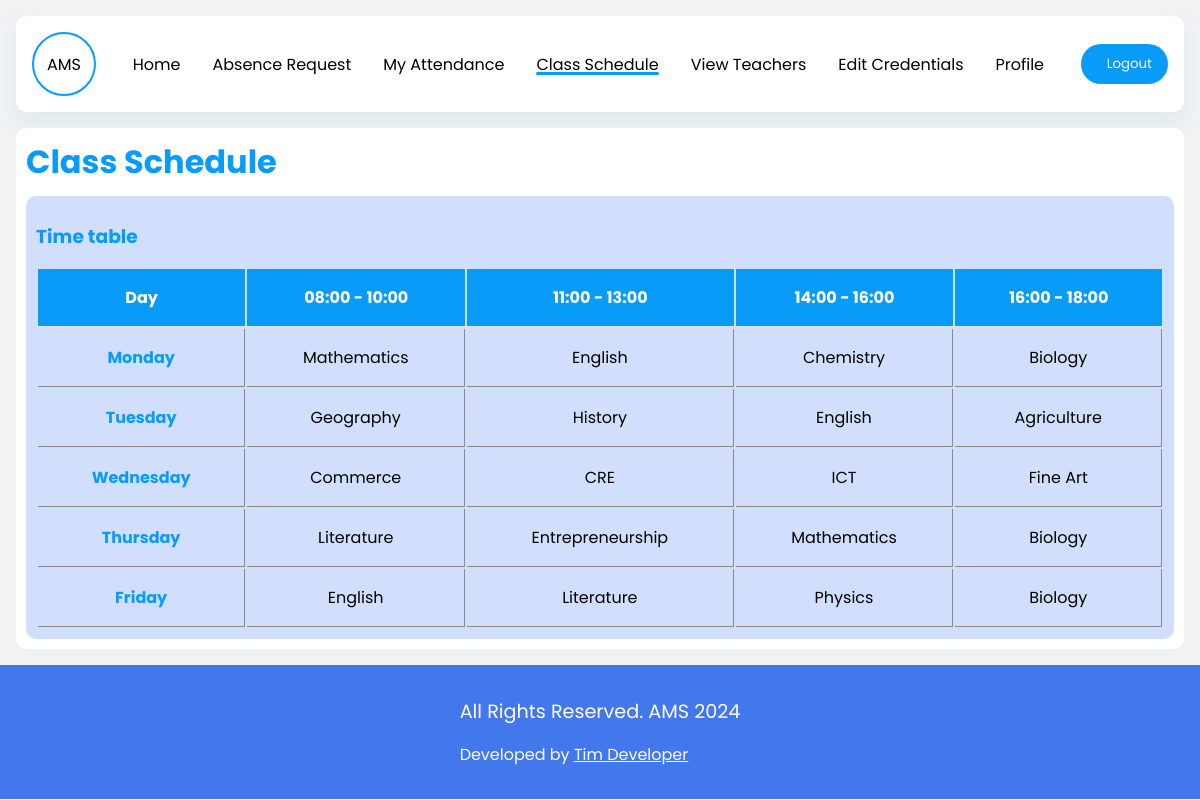
The page /std_account/timetable.php (signed in) on the database its author committed.
### functions.php (called while the page is built, shortened)
<?php
include "connection.php";
function fetchOleveTimeTable()
{
    global $conn;
    $sql = "SELECT * FROM `o-level`";
    $result = mysqli_query($conn, $sql);
    $olevelTableArray = [];
    while ($columns = mysqli_fetch_array($result)) {
        $olevelTableArray[] = $columns;
    }
    return $olevelTableArray;
}

### std_account/timetable.php (the view, shortened to what this page needs)
<?php
include "../functions.php";
$classID = $_SESSION['class_id'];
?>
<!DOCTYPE html>
<html lang="en">
<head>
    <link rel="stylesheet" href="../styles.css">
</head>
<body>
    <section class="student_acc">
        <nav class="std_nav">
            <div class="logo">
                <p>AMS</p>
            </div>
            <div class="nav-links">
                <a href="../student.php">Home</a>
                <a href="../std_account/absence_request.php">Absence Request</a>
                <a href="../std_account/my-attendance.php">My Attendance</a>
                <a href="timetable.php" class="active">Class Schedule</a>
                <a href="../std_account/view_teacher.php">View Teachers</a>
                <a href="../std_account/editacc.php">Edit Credentials</a>
                <a href="../std_account/profile.php">Profile</a>
            </div>
            <a href="../logout.php">
                <button><span class="iconify" data-icon="mingcute:power-fill"></span>Logout</button>
            </a>
        </nav>
        <div class="timetable">
            <h1 class="std-header">Class Schedule</h1>
            <div class="dash">
                <div class="tables">
                    <?php
                    if ($classID >= 1 && $classID <= 4) { ?>
                        <h3 style="color: var(--color-primary); margin: 1rem 0 1rem;">Time table</h3>
                        <table>
                            <tr>
                                <th>Day</th>
                                <th>08:00 - 10:00</th>
                                <th>11:00 - 13:00</th>
                                <th>14:00 - 16:00</th>
                                <th>16:00 - 18:00</th>
                            </tr>
                            <?php
                            $getOlevelTT = fetchOleveTimeTable();
                            foreach ($getOlevelTT as $olevel) :
                            ?>
                                <tr>
                                    <td class="bold"><?php echo $olevel['Day'] ?></td>
                                    <td><?php echo $olevel['subject_1'] ?></td>
                                    <td><?php echo $olevel['subject_2'] ?></td>
                                    <td><?php echo $olevel['subject_3'] ?></td>
                                    <td><?php echo $olevel['subject_4'] ?></td>
                                </tr>
                            <?php endforeach; ?>
                        </table>
                    <?php } ?>
                </div>
            </div>
        </div>
    </section>
    <?php include "../footer.php"; ?>
</body>
</html>

### styles.css (style rules this page uses)
* { margin: 0; border: 0; padding: 0; box-sizing: border-box; font-family: 'Poppins', sans-serif; }
a { text-decoration: none; }
:root { --box-shadow: 0 10px 1rem rgba(205, 231, 238, 0.5); --color-bg: #4378ec; --background: #f0f2f3; --color-white: #ffffff; --color-primary: #099BF8; --color-text-muted: #9e9292; --color-bg-secondary: #779be9; --pending-cards-bg: #d2dffc; --darker-tint_1: #5E3494; }
button { cursor: pointer; }
.std-header { font-size: 2rem; color: var(--color-primary); }
.student_acc { padding: 1rem; background: var(--background); overflow: hidden; position: relative; }
.student_acc .std_nav { width: 100%; background-color: var(--color-white); border-radius: 10px; padding: 1rem; display: flex; align-items: center; box-shadow: var(--box-shadow); transition: all 0.5s ease; justify-content: space-between; }
.student_acc .std_nav .logo { border-radius: 50%; height: 4rem; width: 4rem; display: flex; align-items: center; justify-content: center; border: 2px solid var(--color-primary); }
.student_acc .std_nav .nav-links { display: flex; position: relative; align-items: center; }
.student_acc .std_nav .nav-links a { text-decoration: none; color: #000; position: relative; }
.student_acc .std_nav .nav-links a::before { content: ''; width: 0; height: 3px; background-color: var(--color-primary); border-radius: 50px; top: 20px; transition: all 0.3s ease; position: absolute; }
.student_acc .std_nav .nav-links a.active::before { width: 100%; }
.student_acc .std_nav .nav-links a:not(:last-child) { margin-right: 2rem; }
.student_acc .std_nav button { padding: 10px 1rem; background-color: var(--color-primary); color: var(--color-white); display: flex; align-items: center; gap: 10px; border-radius: 50px; transition: all 0.5s ease; }
.student_acc #home .container .att_td td, th { text-align: center; padding: 1rem; border-bottom: 1px solid rgb(231, 226, 226); }
.timetable { background-color: var(--color-white); border-radius: 10px; margin-top: 1rem; display: flex; flex-direction: column; gap: 10rem; width: 100%; padding: 10px; }
.timetable .dash { width: 100%; display: flex; margin-top: -150px; border-radius: 10px; background-color: var(--pending-cards-bg); gap: 1rem; justify-content: space-between; }
.timetable .dash .tables { width: 100%; padding: 10px; }
.timetable .dash .tables table { width: 100%; }
.timetable .dash .tables table tr th { padding: 1rem; background-color: var(--color-primary); color: var(--color-white); }
.timetable .dash .tables table tr td { text-align: center; border-right: 1px solid rgb(145, 135, 135); border-bottom: 1px solid rgb(145, 135, 135); padding: 1rem; }
.bold { color: var(--color-primary); font-weight: bold; }

### rows shown on the page
o-level: Day "Monday", subject_1 "Mathematics", subject_2 "English", subject_3 "Chemistry", subject_4 "Biology"
o-level: Day "Tuesday", subject_1 "Geography", subject_2 "History", subject_3 "English", subject_4 "Agriculture"
o-level: Day "Wednesday", subject_1 "Commerce", subject_2 "CRE", subject_3 "ICT", subject_4 "Fine Art"
o-level: Day "Thursday", subject_1 "Literature", subject_2 "Entrepreneurship", subject_3 "Mathematics", subject_4 "Biology"
o-level: Day "Friday", subject_1 "English", subject_2 "Literature", subject_3 "Physics", subject_4 "Biology"
